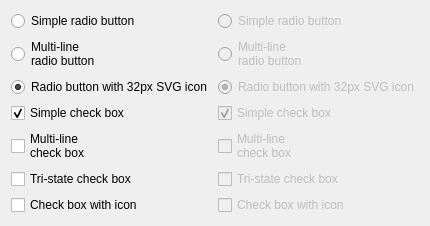
   <widget class="QWidget" name="tab_5">
    <attribute name="title">
     <string>Radio/Check buttons</string>
    </attribute>
    <layout class="QGridLayout" name="gridLayout_7">
     <item row="1" column="0" rowspan="2">
      <spacer name="horizontalSpacer_5">
       <property name="orientation">
        <enum>Qt::Horizontal</enum>
       </property>
       <property name="sizeHint" stdset="0">
        <size>
         <width>0</width>
         <height>20</height>
        </size>
       </property>
      </spacer>
     </item>
     <item row="3" column="1">
      <spacer name="verticalSpacer_6">
       <property name="orientation">
        <enum>Qt::Vertical</enum>
       </property>
       <property name="sizeHint" stdset="0">
        <size>
         <width>20</width>
         <height>0</height>
        </size>
       </property>
      </spacer>
     </item>
     <item row="1" column="2" rowspan="2">
      <spacer name="horizontalSpacer_6">
       <property name="orientation">
        <enum>Qt::Horizontal</enum>
       </property>
       <property name="sizeHint" stdset="0">
        <size>
         <width>0</width>
         <height>20</height>
        </size>
       </property>
      </spacer>
     </item>
     <item row="1" column="1" rowspan="2">
      <layout class="QGridLayout" name="gridLayout_6">
       <item row="0" column="1">
        <widget class="QRadioButton" name="radioButton">
         <property name="text">
          <string>Simple radio button</string>
         </property>
         <property name="checked">
          <bool>false</bool>
         </property>
        </widget>
       </item>
       <item row="0" column="2">
        <widget class="QRadioButton" name="radioButton_5">
         <property name="enabled">
          <bool>false</bool>
         </property>
         <property name="text">
          <string>Simple radio button</string>
         </property>
         <property name="autoExclusive">
          <bool>false</bool>
         </property>
        </widget>
       </item>
       <item row="1" column="1">
        <widget class="QRadioButton" name="radioButton_3">
         <property name="text">
          <string>Multi-line
radio button</string>
         </property>
        </widget>
       </item>
       <item row="1" column="2">
        <widget class="QRadioButton" name="radioButton_4">
         <property name="enabled">
          <bool>false</bool>
         </property>
         <property name="text">
          <string>Multi-line
radio button</string>
         </property>
         <property name="autoExclusive">
          <bool>false</bool>
         </property>
        </widget>
       </item>
       <item row="2" column="1">
        <widget class="QRadioButton" name="radioButton_2">
         <property name="text">
          <string>Radio button with 32px SVG icon</string>
         </property>
         <property name="icon">
          <iconset resource="ThemeTest.qrc">
           <normaloff>:/Icons/data/icon.svg</normaloff>:/Icons/data/icon.svg</iconset>
         </property>
         <property name="iconSize">
          <size>
           <width>32</width>
           <height>32</height>
          </size>
         </property>
         <property name="checked">
          <bool>true</bool>
         </property>
         <property name="autoExclusive">
          <bool>false</bool>
         </property>
        </widget>
       </item>
       <item row="2" column="2">
        <widget class="QRadioButton" name="radioButton_6">
         <property name="enabled">
          <bool>false</bool>
         </property>
         <property name="text">
          <string>Radio button with 32px SVG icon</string>
         </property>
         <property name="icon">
          <iconset resource="ThemeTest.qrc">
           <normaloff>:/Icons/data/icon.svg</normaloff>:/Icons/data/icon.svg</iconset>
         </property>
         <property name="iconSize">
          <size>
           <width>32</width>
           <height>32</height>
          </size>
         </property>
         <property name="checked">
          <bool>true</bool>
         </property>
         <property name="autoExclusive">
          <bool>false</bool>
         </property>
        </widget>
       </item>
       <item row="3" column="1">
        <widget class="QCheckBox" name="checkBox">
         <property name="text">
          <string>Simple check box</string>
         </property>
         <property name="checked">
          <bool>true</bool>
         </property>
        </widget>
       </item>
       <item row="3" column="2">
        <widget class="QCheckBox" name="checkBox_4">
         <property name="enabled">
          <bool>false</bool>
         </property>
         <property name="text">
          <string>Simple check box</string>
         </property>
         <property name="checked">
          <bool>true</bool>
         </property>
        </widget>
       </item>
       <item row="4" column="1">
        <widget class="QCheckBox" name="checkBox_2">
         <property name="text">
          <string>Multi-line
check box</string>
         </property>
        </widget>
       </item>
       <item row="4" column="2">
        <widget class="QCheckBox" name="checkBox_5">
         <property name="enabled">
          <bool>false</bool>
         </property>
         <property name="text">
          <string>Multi-line
check box</string>
         </property>
        </widget>
       </item>
       <item row="5" column="1">
        <widget class="QCheckBox" name="checkBox_7">
         <property name="text">
          <string>Tri-state check box</string>
         </property>
         <property name="tristate">
          <bool>true</bool>
         </property>
        </widget>
       </item>
       <item row="5" column="2">
        <widget class="QCheckBox" name="checkBox_8">
         <property name="enabled">
          <bool>false</bool>
         </property>
         <property name="text">
          <string>Tri-state check box</string>
         </property>
         <property name="tristate">
          <bool>true</bool>
         </property>
        </widget>
       </item>
       <item row="6" column="1">
        <widget class="QCheckBox" name="checkBox_3">
         <property name="text">
          <string>Check box with icon</string>
         </property>
         <property name="icon">
          <iconset resource="ThemeTest.qrc">
           <normaloff>:/Icons/data/icon.svg</normaloff>:/Icons/data/icon.svg</iconset>
         </property>
        </widget>
       </item>
       <item row="6" column="2">
        <widget class="QCheckBox" name="checkBox_6">
         <property name="enabled">
          <bool>false</bool>
         </property>
         <property name="text">
          <string>Check box with icon</string>
         </property>
         <property name="icon">
          <iconset resource="ThemeTest.qrc">
           <normaloff>:/Icons/data/icon.svg</normaloff>:/Icons/data/icon.svg</iconset>
         </property>
         <property name="tristate">
          <bool>true</bool>
         </property>
        </widget>
       </item>
      </layout>
     </item>
     <item row="0" column="1">
      <spacer name="verticalSpacer_5">
       <property name="orientation">
        <enum>Qt::Vertical</enum>
       </property>
       <property name="sizeHint" stdset="0">
        <size>
         <width>20</width>
         <height>0</height>
        </size>
       </property>
      </spacer>
     </item>
    </layout>
   </widget>
